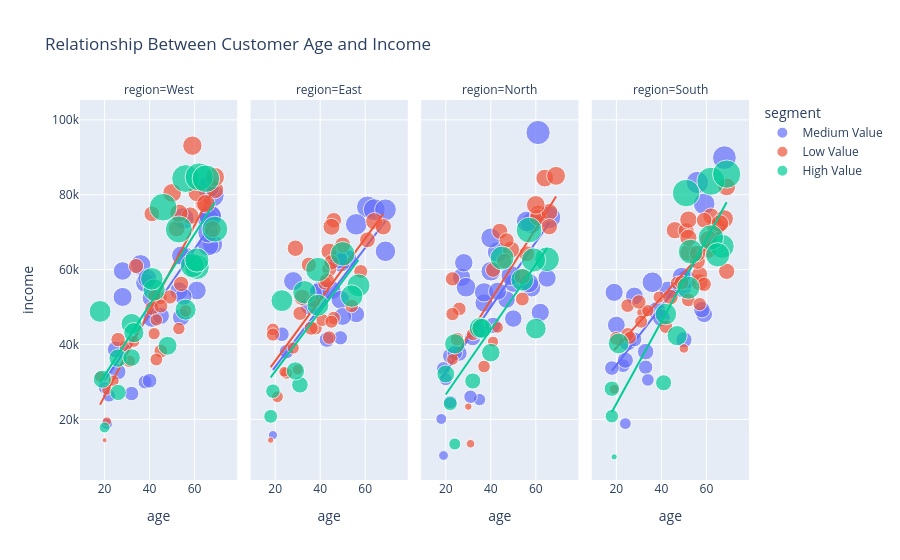

This figure's notebook cell:
### Markdown cell above
### Grammer of Graphics
1. Data: df
2. Aesthetics
    A. x-axis:
    B. y-axis:

### Code cell
import plotly.express as px

fig = px.scatter(
    data_frame=df, # data
    x="age", # x aesthetic
    y="income", # y aesthetic
    color="segment", # color aesthetic
    size="monthly_spend", # size aesthetic
    facet_col="region", # facet
    trendline="ols", # statistical layer
    title="Relationship Between Customer Age and Income"
)

fig.show()

### Figure 1 — Plotly figure (JSON) as saved in the notebook; plotly's stock layout.template omitted (floating-point values rounded to 4 significant figures)
{"data": [{"hovertemplate": "segment=Medium Value<br>region=West<br>age=%{x}<br>income=%{y}<br>monthly_spend=%{marker.size}<extra></extra>", "legendgroup": "Medium Value", "marker": {"color": "#636efa", "size": [2411.0, 2778.0, 2195.0, 2320.0, 2030.0, 2967.0, 1269.0, 838.0, 3014.0, 1887.0, 2253.0, 1827.0, 1379.0, 2282.0, 1595.0, 2323.0, 1334.0, 2115.0, 3384.0, 2584.0, 2423.0, 2911.0, 3249.0, 1011.0, 2945.0, 2344.0, 2740.0, 1950.0, 1919.0, 3293.0, 1083.0], "sizemode": "area", "sizeref": 12.76, "symbol": "circle"}, "mode": "markers", "name": "Medium Value", "orientation": "v", "showlegend": true, "type": "scatter", "x": [56, 36, 28, 28, 41, 55, 38, 21, 67, 45, 61, 25, 40, 38, 26, 39, 32, 53, 68, 68, 41, 66, 66, 20, 66, 54, 66, 54, 55, 67, 22], "xaxis": "x", "y": [63350.0, 61230.0, 59640.0, 52710.0, 46960.0, 73640.0, 30000.0, 18850.0, 74560.0, 47650.0, 54430.0, 38670.0, 30330.0, 56460.0, 32700.0, 57670.0, 26900.0, 54310.0, 79810.0, 66770.0, 52470.0, 66520.0, 81980.0, 28450.0, 73680.0, 63740.0, 69890.0, 47320.0, 52760.0, 74120.0, 26370.0], "yaxis": "y"}, {"hovertemplate": "<b>OLS trendline</b><br>income = 876.822 * age + 12889.2<br>R<sup>2</sup>=0.667133<br><br>segment=Medium Value<br>region=West<br>age=%{x}<br>income=%{y} <b>(trend)</b><extra></extra>", "legendgroup": "Medium Value", "marker": {"color": "#636efa", "symbol": "circle"}, "mode": "lines", "name": "Medium Value", "showlegend": false, "type": "scatter", "x": [20, 21, 22, 25, 26, 28, 28, 32, 36, 38, 38, 39, 40, 41, 41, 45, 53, 54, 54, 55, 55, 56, 61, 66, 66, 66, 66, 67, 67, 68, 68], "xaxis": "x", "y": [30430.0, 31300.0, 32180.0, 34810.0, 35690.0, 37440.0, 37440.0, 40950.0, 44450.0, 46210.0, 46210.0, 47090.0, 47960.0, 48840.0, 48840.0, 52350.0, 59360.0, 60240.0, 60240.0, 61110.0, 61110.0, 61990.0, 66380.0, 70760.0, 70760.0, 70760.0, 70760.0, 71640.0, 71640.0, 72510.0, 72510.0], "yaxis": "y"}, {"hovertemplate": "segment=Medium Value<br>region=East<br>age=%{x}<br>income=%{y}<br>monthly_spend=%{marker.size}<extra></extra>", "legendgroup": "Medium Value", "marker": {"color": "#636efa", "size": [2688.0, 2233.0, 1972.0, 3068.0, 1554.0, 1336.0, 1373.0, 2001.0, 2406.0, 1833.0, 3077.0, 1300.0, 539.0, 2341.0, 2432.0, 2960.0, 2233.0, 2031.0, 2366.0, 3025.0, 2314.0], "sizemode": "area", "sizeref": 12.76, "symbol": "circle"}, "mode": "markers", "name": "Medium Value", "orientation": "v", "showlegend": false, "type": "scatter", "x": [69, 40, 39, 61, 43, 25, 23, 35, 52, 56, 64, 49, 19, 45, 49, 56, 49, 50, 28, 69, 48], "xaxis": "x2", "y": [64900.0, 54560.0, 54100.0, 76720.0, 41310.0, 38080.0, 42750.0, 50280.0, 62780.0, 48080.0, 76010.0, 41800.0, 15800.0, 54500.0, 61920.0, 72100.0, 51960.0, 47490.0, 56910.0, 75980.0, 62720.0], "yaxis": "y2"}, {"hovertemplate": "<b>OLS trendline</b><br>income = 795.438 * age + 18094.1<br>R<sup>2</sup>=0.595632<br><br>segment=Medium Value<br>region=East<br>age=%{x}<br>income=%{y} <b>(trend)</b><extra></extra>", "legendgroup": "Medium Value", "marker": {"color": "#636efa", "symbol": "circle"}, "mode": "lines", "name": "Medium Value", "showlegend": false, "type": "scatter", "x": [19, 23, 25, 28, 35, 39, 40, 43, 45, 48, 49, 49, 49, 50, 52, 56, 56, 61, 64, 69, 69], "xaxis": "x2", "y": [33210.0, 36390.0, 37980.0, 40370.0, 45930.0, 49120.0, 49910.0, 52300.0, 53890.0, 56280.0, 57070.0, 57070.0, 57070.0, 57870.0, 59460.0, 62640.0, 62640.0, 66620.0, 69000.0, 72980.0, 72980.0], "yaxis": "y2"}, {"hovertemplate": "segment=Medium Value<br>region=North<br>age=%{x}<br>income=%{y}<br>monthly_spend=%{marker.size}<extra></extra>", "legendgroup": "Medium Value", "marker": {"color": "#636efa", "size": [614.0, 3348.0, 971.0, 2133.0, 1243.0, 2172.0, 1165.0, 2297.0, 1658.0, 1604.0, 762.0, 3732.0, 1704.0, 2172.0, 1552.0, 2862.0, 2471.0, 2562.0, 2117.0, 1963.0, 2767.0, 1947.0, 2458.0, 2649.0, 1918.0, 1172.0, 1103.0, 2389.0, 1513.0, 2406.0, 2180.0, 2549.0, 2099.0, 2124.0], "sizemode": "area", "sizeref": 12.76, "symbol": "circle"}, "mode": "markers", "name": "Medium Value", "orientation": "v", "showlegend": false, "type": "scatter", "x": [19, 66, 35, 37, 19, 27, 31, 58, 32, 26, 18, 61, 41, 50, 22, 58, 29, 49, 62, 47, 56, 50, 40, 43, 34, 22, 20, 37, 24, 57, 28, 40, 43, 65], "xaxis": "x3", "y": [10360.0, 73960.0, 25300.0, 51100.0, 33580.0, 57930.0, 26040.0, 55210.0, 41810.0, 37650.0, 20110.0, 96610.0, 45110.0, 56380.0, 36960.0, 72440.0, 55300.0, 58410.0, 48590.0, 52010.0, 72840.0, 46920.0, 59570.0, 64670.0, 43690.0, 24630.0, 30750.0, 53930.0, 37760.0, 56410.0, 61830.0, 68460.0, 54220.0, 57740.0], "yaxis": "y3"}, {"hovertemplate": "<b>OLS trendline</b><br>income = 865.961 * age + 15374.1<br>R<sup>2</sup>=0.521832<br><br>segment=Medium Value<br>region=North<br>age=%{x}<br>income=%{y} <b>(trend)</b><extra></extra>", "legendgroup": "Medium Value", "marker": {"color": "#636efa", "symbol": "circle"}, "mode": "lines", "name": "Medium Value", "showlegend": false, "type": "scatter", "x": [18, 19, 19, 20, 22, 22, 24, 26, 27, 28, 29, 31, 32, 34, 35, 37, 37, 40, 40, 41, 43, 43, 47, 49, 50, 50, 56, 57, 58, 58, 61, 62, 65, 66], "xaxis": "x3", "y": [30960.0, 31830.0, 31830.0, 32690.0, 34430.0, 34430.0, 36160.0, 37890.0, 38760.0, 39620.0, 40490.0, 42220.0, 43080.0, 44820.0, 45680.0, 47410.0, 47410.0, 50010.0, 50010.0, 50880.0, 52610.0, 52610.0, 56070.0, 57810.0, 58670.0, 58670.0, 63870.0, 64730.0, 65600.0, 65600.0, 68200.0, 69060.0, 71660.0, 72530.0], "yaxis": "y3"}, {"hovertemplate": "segment=Medium Value<br>region=South<br>age=%{x}<br>income=%{y}<br>monthly_spend=%{marker.size}<extra></extra>", "legendgroup": "Medium Value", "marker": {"color": "#636efa", "size": [2113.0, 3001.0, 1318.0, 3621.0, 3188.0, 1791.0, 2152.0, 2056.0, 2040.0, 891.0, 1238.0, 2047.0, 1704.0, 1368.0, 1988.0, 1739.0, 1021.0, 2107.0, 2731.0, 2433.0, 2407.0, 1424.0, 1740.0, 2280.0, 1656.0], "sizemode": "area", "sizeref": 12.76, "symbol": "circle"}, "mode": "markers", "name": "Medium Value", "orientation": "v", "showlegend": false, "type": "scatter", "x": [38, 59, 33, 68, 56, 59, 43, 40, 20, 24, 23, 28, 50, 18, 25, 58, 34, 19, 36, 49, 51, 28, 33, 49, 24], "xaxis": "x4", "y": [49040.0, 77570.0, 33950.0, 89890.0, 83270.0, 48080.0, 54510.0, 47160.0, 45190.0, 18890.0, 34370.0, 52950.0, 41280.0, 33710.0, 40660.0, 49310.0, 30560.0, 53940.0, 56630.0, 55160.0, 57360.0, 41370.0, 38100.0, 58100.0, 35800.0], "yaxis": "y4"}, {"hovertemplate": "<b>OLS trendline</b><br>income = 780.731 * age + 18937.5<br>R<sup>2</sup>=0.497187<br><br>segment=Medium Value<br>region=South<br>age=%{x}<br>income=%{y} <b>(trend)</b><extra></extra>", "legendgroup": "Medium Value", "marker": {"color": "#636efa", "symbol": "circle"}, "mode": "lines", "name": "Medium Value", "showlegend": false, "type": "scatter", "x": [18, 19, 20, 23, 24, 24, 25, 28, 28, 33, 33, 34, 36, 38, 40, 43, 49, 49, 50, 51, 56, 58, 59, 59, 68], "xaxis": "x4", "y": [32990.0, 33770.0, 34550.0, 36890.0, 37680.0, 37680.0, 38460.0, 40800.0, 40800.0, 44700.0, 44700.0, 45480.0, 47040.0, 48610.0, 50170.0, 52510.0, 57190.0, 57190.0, 57970.0, 58750.0, 62660.0, 64220.0, 65000.0, 65000.0, 72030.0], "yaxis": "y4"}, {"hovertemplate": "segment=Low Value<br>region=West<br>age=%{x}<br>income=%{y}<br>monthly_spend=%{marker.size}<extra></extra>", "legendgroup": "Low Value", "marker": {"color": "#EF553B", "size": [1289.0, 825.0, 1082.0, 2012.0, 1871.0, 1095.0, 1013.0, 828.0, 669.0, 978.0, 1902.0, 989.0, 951.0, 1589.0, 1471.0, 1859.0, 1233.0, 1515.0, 1041.0, 2364.0, 541.0, 1025.0, 1307.0, 2393.0, 1254.0, 1989.0, 1329.0, 1979.0, 910.0, 2147.0, 163.0, 2244.0, 2209.0, 793.0], "sizemode": "area", "sizeref": 12.76, "symbol": "circle"}, "mode": "markers", "name": "Low Value", "orientation": "v", "showlegend": true, "type": "scatter", "x": [41, 29, 45, 69, 68, 42, 31, 24, 21, 53, 64, 43, 42, 41, 34, 52, 45, 54, 43, 69, 21, 56, 49, 59, 45, 58, 26, 61, 33, 53, 20, 50, 65, 18], "xaxis": "x", "y": [49640.0, 39560.0, 52390.0, 81290.0, 70820.0, 53000.0, 35520.0, 30320.0, 27840.0, 44260.0, 77680.0, 46580.0, 42910.0, 74910.0, 60960.0, 71020.0, 38240.0, 56200.0, 35990.0, 84720.0, 19450.0, 48970.0, 52700.0, 93110.0, 50260.0, 74400.0, 41300.0, 80480.0, 40820.0, 75060.0, 14450.0, 80480.0, 77600.0, 31460.0], "yaxis": "y"}, {"hovertemplate": "<b>OLS trendline</b><br>income = 1140.42 * age + 3423.77<br>R<sup>2</sup>=0.704965<br><br>segment=Low Value<br>region=West<br>age=%{x}<br>income=%{y} <b>(trend)</b><extra></extra>", "legendgroup": "Low Value", "marker": {"color": "#EF553B", "symbol": "circle"}, "mode": "lines", "name": "Low Value", "showlegend": false, "type": "scatter", "x": [18, 20, 21, 21, 24, 26, 29, 31, 33, 34, 41, 41, 42, 42, 43, 43, 45, 45, 45, 49, 50, 52, 53, 53, 54, 56, 58, 59, 61, 64, 65, 68, 69, 69], "xaxis": "x", "y": [23950.0, 26230.0, 27370.0, 27370.0, 30790.0, 33070.0, 36500.0, 38780.0, 41060.0, 42200.0, 50180.0, 50180.0, 51320.0, 51320.0, 52460.0, 52460.0, 54740.0, 54740.0, 54740.0, 59300.0, 60440.0, 62730.0, 63870.0, 63870.0, 65010.0, 67290.0, 69570.0, 70710.0, 72990.0, 76410.0, 77550.0, 80970.0, 82110.0, 82110.0], "yaxis": "y"}, {"hovertemplate": "segment=Low Value<br>region=East<br>age=%{x}<br>income=%{y}<br>monthly_spend=%{marker.size}<extra></extra>", "legendgroup": "Low Value", "marker": {"color": "#EF553B", "size": [1147.0, 927.0, 1098.0, 1635.0, 1231.0, 1029.0, 1909.0, 1278.0, 1565.0, 970.0, 1737.0, 730.0, 1079.0, 1171.0, 253.0, 1461.0, 1692.0, 760.0, 1171.0, 1856.0, 1095.0, 1607.0, 1299.0, 1720.0, 1535.0, 1119.0, 898.0, 1469.0, 1270.0, 1245.0, 1510.0, 1737.0], "sizemode": "area", "sizeref": 12.76, "symbol": "circle"}, "mode": "markers", "name": "Low Value", "orientation": "v", "showlegend": false, "type": "scatter", "x": [46, 25, 38, 50, 42, 19, 64, 31, 46, 28, 68, 24, 41, 44, 18, 44, 32, 30, 54, 45, 45, 61, 37, 44, 45, 19, 21, 43, 36, 58, 35, 29], "xaxis": "x2", "y": [47070.0, 32340.0, 44320.0, 66580.0, 56370.0, 44030.0, 72930.0, 48310.0, 73170.0, 39070.0, 71450.0, 32710.0, 46560.0, 41850.0, 14470.0, 60160.0, 52590.0, 33290.0, 50300.0, 71430.0, 46090.0, 67950.0, 51590.0, 64900.0, 61950.0, 42660.0, 26060.0, 57100.0, 44360.0, 59500.0, 61300.0, 65710.0], "yaxis": "y2"}, {"hovertemplate": "<b>OLS trendline</b><br>income = 818.431 * age + 19228.4<br>R<sup>2</sup>=0.543693<br><br>segment=Low Value<br>region=East<br>age=%{x}<br>income=%{y} <b>(trend)</b><extra></extra>", "legendgroup": "Low Value", "marker": {"color": "#EF553B", "symbol": "circle"}, "mode": "lines", "name": "Low Value", "showlegend": false, "type": "scatter", "x": [18, 19, 19, 21, 24, 25, 28, 29, 30, 31, 32, 35, 36, 37, 38, 41, 42, 43, 44, 44, 44, 45, 45, 45, 46, 46, 50, 54, 58, 61, 64, 68], "xaxis": "x2", "y": [33960.0, 34780.0, 34780.0, 36420.0, 38870.0, 39690.0, 42140.0, 42960.0, 43780.0, 44600.0, 45420.0, 47870.0, 48690.0, 49510.0, 50330.0, 52780.0, 53600.0, 54420.0, 55240.0, 55240.0, 55240.0, 56060.0, 56060.0, 56060.0, 56880.0, 56880.0, 60150.0, 63420.0, 66700.0, 69150.0, 71610.0, 74880.0], "yaxis": "y2"}, {"hovertemplate": "segment=Low Value<br>region=North<br>age=%{x}<br>income=%{y}<br>monthly_spend=%{marker.size}<extra></extra>", "legendgroup": "Low Value", "marker": {"color": "#EF553B", "size": [1810.0, 1658.0, 1236.0, 1200.0, 2036.0, 1867.0, 1074.0, 1458.0, 1202.0, 467.0, 1658.0, 866.0, 1846.0, 2227.0, 355.0, 1656.0, 1869.0, 2284.0, 1716.0, 1148.0, 787.0, 1331.0, 884.0, 1529.0, 1010.0, 1468.0], "sizemode": "area", "sizeref": 12.76, "symbol": "circle"}, "mode": "markers", "name": "Low Value", "orientation": "v", "showlegend": false, "type": "scatter", "x": [61, 44, 54, 26, 64, 61, 32, 41, 25, 31, 56, 43, 66, 60, 30, 54, 49, 69, 66, 23, 41, 23, 23, 46, 37, 47], "xaxis": "x3", "y": [75010.0, 70230.0, 52140.0, 49520.0, 84450.0, 73930.0, 42750.0, 59950.0, 41420.0, 13500.0, 64210.0, 44570.0, 75390.0, 77290.0, 23420.0, 58140.0, 65350.0, 85040.0, 71490.0, 48140.0, 40750.0, 57530.0, 36020.0, 62340.0, 34130.0, 67810.0], "yaxis": "y3"}, {"hovertemplate": "<b>OLS trendline</b><br>income = 954.139 * age + 13703.2<br>R<sup>2</sup>=0.612550<br><br>segment=Low Value<br>region=North<br>age=%{x}<br>income=%{y} <b>(trend)</b><extra></extra>", "legendgroup": "Low Value", "marker": {"color": "#EF553B", "symbol": "circle"}, "mode": "lines", "name": "Low Value", "showlegend": false, "type": "scatter", "x": [23, 23, 23, 25, 26, 30, 31, 32, 37, 41, 41, 43, 44, 46, 47, 49, 54, 54, 56, 60, 61, 61, 64, 66, 66, 69], "xaxis": "x3", "y": [35650.0, 35650.0, 35650.0, 37560.0, 38510.0, 42330.0, 43280.0, 44240.0, 49010.0, 52820.0, 52820.0, 54730.0, 55690.0, 57590.0, 58550.0, 60460.0, 65230.0, 65230.0, 67130.0, 70950.0, 71910.0, 71910.0, 74770.0, 76680.0, 76680.0, 79540.0], "yaxis": "y3"}, {"hovertemplate": "segment=Low Value<br>region=South<br>age=%{x}<br>income=%{y}<br>monthly_spend=%{marker.size}<extra></extra>", "legendgroup": "Low Value", "marker": {"color": "#EF553B", "size": [961.0, 1115.0, 2050.0, 1988.0, 972.0, 1891.0, 1718.0, 1919.0, 1201.0, 1233.0, 1666.0, 1663.0, 1223.0, 1944.0, 1101.0, 1121.0, 1339.0, 2084.0, 1633.0, 1174.0, 1333.0, 1453.0, 1572.0, 1696.0, 1230.0, 1692.0, 2090.0, 1402.0, 2033.0, 582.0, 1154.0, 1183.0, 1584.0, 1893.0, 1971.0, 624.0], "sizemode": "area", "sizeref": 12.76, "symbol": "circle"}, "mode": "markers", "name": "Low Value", "orientation": "v", "showlegend": false, "type": "scatter", "x": [39, 32, 64, 52, 34, 57, 62, 46, 25, 25, 51, 57, 52, 52, 31, 26, 59, 68, 56, 47, 30, 61, 44, 69, 20, 56, 61, 49, 69, 50, 57, 42, 59, 52, 66, 19], "xaxis": "x4", "y": [52660.0, 48590.0, 71560.0, 64520.0, 49060.0, 56640.0, 74290.0, 70520.0, 50390.0, 42680.0, 70400.0, 58720.0, 51900.0, 73360.0, 46100.0, 41820.0, 56080.0, 73580.0, 62230.0, 56440.0, 51360.0, 65010.0, 52660.0, 59540.0, 41630.0, 64330.0, 68060.0, 56570.0, 82090.0, 38950.0, 50770.0, 44760.0, 73200.0, 68500.0, 72320.0, 28050.0], "yaxis": "y4"}, {"hovertemplate": "<b>OLS trendline</b><br>income = 666.777 * age + 25828<br>R<sup>2</sup>=0.615136<br><br>segment=Low Value<br>region=South<br>age=%{x}<br>income=%{y} <b>(trend)</b><extra></extra>", "legendgroup": "Low Value", "marker": {"color": "#EF553B", "symbol": "circle"}, "mode": "lines", "name": "Low Value", "showlegend": false, "type": "scatter", "x": [19, 20, 25, 25, 26, 30, 31, 32, 34, 39, 42, 44, 46, 47, 49, 50, 51, 52, 52, 52, 52, 56, 56, 57, 57, 57, 59, 59, 61, 61, 62, 64, 66, 68, 69, 69], "xaxis": "x4", "y": [38500.0, 39160.0, 42500.0, 42500.0, 43160.0, 45830.0, 46500.0, 47160.0, 48500.0, 51830.0, 53830.0, 55170.0, 56500.0, 57170.0, 58500.0, 59170.0, 59830.0, 60500.0, 60500.0, 60500.0, 60500.0, 63170.0, 63170.0, 63830.0, 63830.0, 63830.0, 65170.0, 65170.0, 66500.0, 66500.0, 67170.0, 68500.0, 69840.0, 71170.0, 71840.0, 71840.0], "yaxis": "y4"}, {"hovertemplate": "segment=High Value<br>region=West<br>age=%{x}<br>income=%{y}<br>monthly_spend=%{marker.size}<extra></extra>", "legendgroup": "High Value", "marker": {"color": "#00cc96", "size": [4960.0, 4655.0, 759.0, 3947.0, 2101.0, 2161.0, 2285.0, 5029.0, 3163.0, 3738.0, 3746.0, 1974.0, 4894.0, 3271.0, 2828.0, 3046.0, 4850.0, 1689.0, 2844.0, 2616.0, 4275.0], "sizemode": "area", "sizeref": 12.76, "symbol": "circle"}, "mode": "markers", "name": "High Value", "orientation": "v", "showlegend": true, "type": "scatter", "x": [56, 53, 20, 61, 19, 26, 48, 62, 42, 59, 61, 32, 46, 41, 32, 18, 65, 26, 56, 33, 69], "xaxis": "x", "y": [84330.0, 70720.0, 17850.0, 60680.0, 30740.0, 36380.0, 39670.0, 84760.0, 54580.0, 61080.0, 62560.0, 36530.0, 76660.0, 57550.0, 45500.0, 48840.0, 84290.0, 27200.0, 49310.0, 43160.0, 70820.0], "yaxis": "y"}, {"hovertemplate": "<b>OLS trendline</b><br>income = 944.659 * age + 12828.6<br>R<sup>2</sup>=0.643954<br><br>segment=High Value<br>region=West<br>age=%{x}<br>income=%{y} <b>(trend)</b><extra></extra>", "legendgroup": "High Value", "marker": {"color": "#00cc96", "symbol": "circle"}, "mode": "lines", "name": "High Value", "showlegend": false, "type": "scatter", "x": [18, 19, 20, 26, 26, 32, 32, 33, 41, 42, 46, 48, 53, 56, 56, 59, 61, 61, 62, 65, 69], "xaxis": "x", "y": [29830.0, 30780.0, 31720.0, 37390.0, 37390.0, 43060.0, 43060.0, 44000.0, 51560.0, 52500.0, 56280.0, 58170.0, 62900.0, 65730.0, 65730.0, 68560.0, 70450.0, 70450.0, 71400.0, 74230.0, 78010.0], "yaxis": "y"}, {"hovertemplate": "segment=High Value<br>region=East<br>age=%{x}<br>income=%{y}<br>monthly_spend=%{marker.size}<extra></extra>", "legendgroup": "High Value", "marker": {"color": "#00cc96", "size": [1762.0, 3368.0, 3497.0, 1227.0, 3828.0, 3241.0, 3069.0, 3053.0, 2133.0, 1353.0, 3849.0], "sizemode": "area", "sizeref": 12.76, "symbol": "circle"}, "mode": "markers", "name": "High Value", "orientation": "v", "showlegend": false, "type": "scatter", "x": [31, 57, 33, 18, 50, 54, 39, 23, 29, 19, 39], "xaxis": "x2", "y": [29240.0, 55800.0, 53950.0, 20830.0, 64220.0, 52940.0, 50500.0, 51720.0, 32950.0, 27540.0, 60010.0], "yaxis": "y2"}, {"hovertemplate": "<b>OLS trendline</b><br>income = 804.824 * age + 16746.6<br>R<sup>2</sup>=0.539874<br><br>segment=High Value<br>region=East<br>age=%{x}<br>income=%{y} <b>(trend)</b><extra></extra>", "legendgroup": "High Value", "marker": {"color": "#00cc96", "symbol": "circle"}, "mode": "lines", "name": "High Value", "showlegend": false, "type": "scatter", "x": [18, 19, 23, 29, 31, 33, 39, 39, 50, 54, 57], "xaxis": "x2", "y": [31230.0, 32040.0, 35260.0, 40090.0, 41700.0, 43310.0, 48130.0, 48130.0, 56990.0, 60210.0, 62620.0], "yaxis": "y2"}, {"hovertemplate": "segment=High Value<br>region=North<br>age=%{x}<br>income=%{y}<br>monthly_spend=%{marker.size}<extra></extra>", "legendgroup": "High Value", "marker": {"color": "#00cc96", "size": [1671.0, 2753.0, 4246.0, 2046.0, 2652.0, 3903.0, 2748.0, 935.0, 1278.0, 2200.0, 3751.0, 2557.0, 3653.0, 3303.0], "sizemode": "area", "sizeref": 12.76, "symbol": "circle"}, "mode": "markers", "name": "High Value", "orientation": "v", "showlegend": false, "type": "scatter", "x": [32, 60, 57, 20, 24, 65, 35, 24, 22, 40, 59, 36, 45, 54], "xaxis": "x3", "y": [30270.0, 44230.0, 70560.0, 32130.0, 40170.0, 62780.0, 44430.0, 13440.0, 24220.0, 37820.0, 62580.0, 44320.0, 63110.0, 57280.0], "yaxis": "y3"}, {"hovertemplate": "<b>OLS trendline</b><br>income = 868.196 * age + 9276.25<br>R<sup>2</sup>=0.667103<br><br>segment=High Value<br>region=North<br>age=%{x}<br>income=%{y} <b>(trend)</b><extra></extra>", "legendgroup": "High Value", "marker": {"color": "#00cc96", "symbol": "circle"}, "mode": "lines", "name": "High Value", "showlegend": false, "type": "scatter", "x": [20, 22, 24, 24, 32, 35, 36, 40, 45, 54, 57, 59, 60, 65], "xaxis": "x3", "y": [26640.0, 28380.0, 30110.0, 30110.0, 37060.0, 39660.0, 40530.0, 44000.0, 48350.0, 56160.0, 58760.0, 60500.0, 61370.0, 65710.0], "yaxis": "y3"}, {"hovertemplate": "segment=High Value<br>region=South<br>age=%{x}<br>income=%{y}<br>monthly_spend=%{marker.size}<extra></extra>", "legendgroup": "High Value", "marker": {"color": "#00cc96", "size": [1658.0, 2614.0, 3915.0, 3698.0, 2752.0, 4861.0, 4149.0, 3770.0, 3412.0, 1525.0, 5041.0, 2983.0, 5102.0, 251.0, 1162.0], "sizemode": "area", "sizeref": 12.76, "symbol": "circle"}, "mode": "markers", "name": "High Value", "orientation": "v", "showlegend": false, "type": "scatter", "x": [41, 47, 53, 67, 21, 51, 62, 65, 52, 18, 62, 42, 69, 19, 18], "xaxis": "x4", "y": [29770.0, 42360.0, 64800.0, 66210.0, 40270.0, 80440.0, 68570.0, 63950.0, 55180.0, 28200.0, 83620.0, 48130.0, 85500.0, 10000.0, 20850.0], "yaxis": "y4"}, {"hovertemplate": "<b>OLS trendline</b><br>income = 1098.8 * age + 2199.27<br>R<sup>2</sup>=0.764947<br><br>segment=High Value<br>region=South<br>age=%{x}<br>income=%{y} <b>(trend)</b><extra></extra>", "legendgroup": "High Value", "marker": {"color": "#00cc96", "symbol": "circle"}, "mode": "lines", "name": "High Value", "showlegend": false, "type": "scatter", "x": [18, 18, 19, 21, 41, 42, 47, 51, 52, 53, 62, 62, 65, 67, 69], "xaxis": "x4", "y": [21980.0, 21980.0, 23080.0, 25270.0, 47250.0, 48350.0, 53840.0, 58240.0, 59340.0, 60440.0, 70320.0, 70320.0, 73620.0, 75820.0, 78020.0], "yaxis": "y4"}], "layout": {"annotations": [{"font": {}, "showarrow": false, "text": "region=West", "x": 0.1175, "xanchor": "center", "xref": "paper", "y": 1, "yanchor": "bottom", "yref": "paper"}, {"font": {}, "showarrow": false, "text": "region=East", "x": 0.3725, "xanchor": "center", "xref": "paper", "y": 1, "yanchor": "bottom", "yref": "paper"}, {"font": {}, "showarrow": false, "text": "region=North", "x": 0.6275, "xanchor": "center", "xref": "paper", "y": 1, "yanchor": "bottom", "yref": "paper"}, {"font": {}, "showarrow": false, "text": "region=South", "x": 0.8825, "xanchor": "center", "xref": "paper", "y": 1, "yanchor": "bottom", "yref": "paper"}], "legend": {"itemsizing": "constant", "title": {"text": "segment"}, "tracegroupgap": 0}, "title": {"text": "Relationship Between Customer Age and Income"}, "xaxis": {"anchor": "y", "domain": [0, 0.235], "title": {"text": "age"}}, "xaxis2": {"anchor": "y2", "domain": [0.255, 0.49], "matches": "x", "title": {"text": "age"}}, "xaxis3": {"anchor": "y3", "domain": [0.51, 0.745], "matches": "x", "title": {"text": "age"}}, "xaxis4": {"anchor": "y4", "domain": [0.765, 1.0], "matches": "x", "title": {"text": "age"}}, "yaxis": {"anchor": "x", "domain": [0, 1], "title": {"text": "income"}}, "yaxis2": {"anchor": "x2", "domain": [0, 1], "matches": "y", "showticklabels": false}, "yaxis3": {"anchor": "x3", "domain": [0, 1], "matches": "y", "showticklabels": false}, "yaxis4": {"anchor": "x4", "domain": [0, 1], "matches": "y", "showticklabels": false}}}
